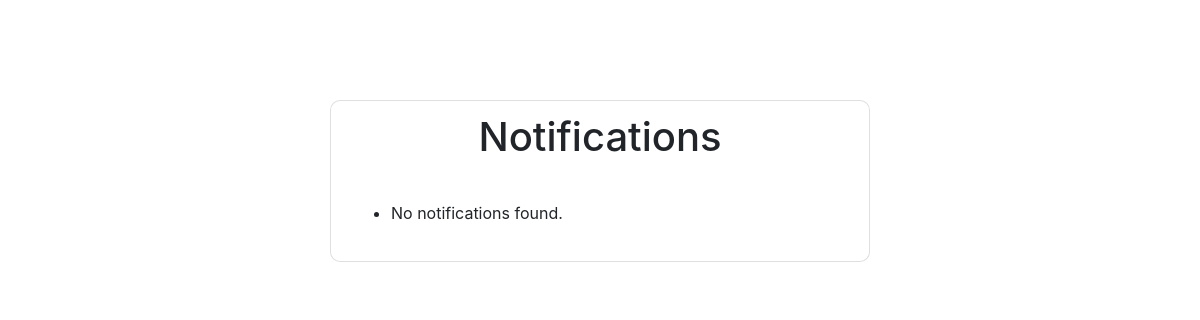
Page /notifications/ on the earlier database version.
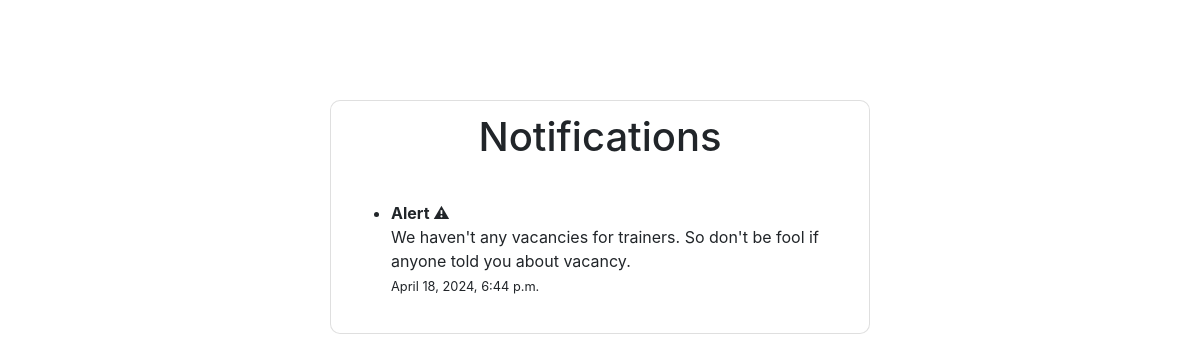
Same page on the later database version.
### authapp/models.py (models this page shows, shortened)
class Notification(models.Model):
    title = models.CharField(max_length=100)
    message = models.TextField()
    created_at = models.DateTimeField(default=timezone.now)

### authapp/views.py (the view)
# urls.py: path('notifications/', views.view_notifications, name='view_notifications'),
def view_notifications(request):
    notifications = Notification.objects.all()
    return render(request, 'notifications.html', {'notifications': notifications})

### templates/notifications.html (shortened to what this page needs)
<!DOCTYPE html>
<html lang="en">
<head>
    <link href="https://stackpath.bootstrapcdn.com/bootstrap/4.5.2/css/bootstrap.min.css" rel="stylesheet">
</head>
<body>
<div class="container">
    <div class="row justify-content-center">
        <div class="col-md-6">
            <div class="card">
                <div class="card-header text-center">
                    <h1>Notifications</h1>
                </div>
                <div class="card-body">
                    <ul>
                        {% for notification in notifications %}
                            <li>
                                <strong>{{ notification.title }}</strong><br>
                                {{ notification.message }}<br>
                                <small>{{ notification.created_at }}</small>
                            </li>
                        {% empty %}
                            <li>No notifications found.</li>
                        {% endfor %}
                    </ul>
                </div>
            </div>
        </div>
    </div>
</div>
</body>
</html>

### templates/notifications.html (style rules this page uses)
body { background-image: url('https://img.freepik.com/free-photo/3d-gym-equipment_23-2151114163.jpg'); background-repeat: no-repeat; background-size: cover; }
.container { margin-top: 100px; }
.card { background-color: rgba(255, 255, 255, 0.8); backdrop-filter: blur(5px); border-radius: 10px; }
.card-header { background-color: transparent; border-bottom: none; }

Differences in the rows shown:
added Notification: title "Alert ⚠", message "We haven't any vacancies for trainers. So don't be fool if anyone told you about vacancy.", created_at "April 18, 2024, 6:44 p.m."
Other differences:
text no longer shown: "No notifications found."
